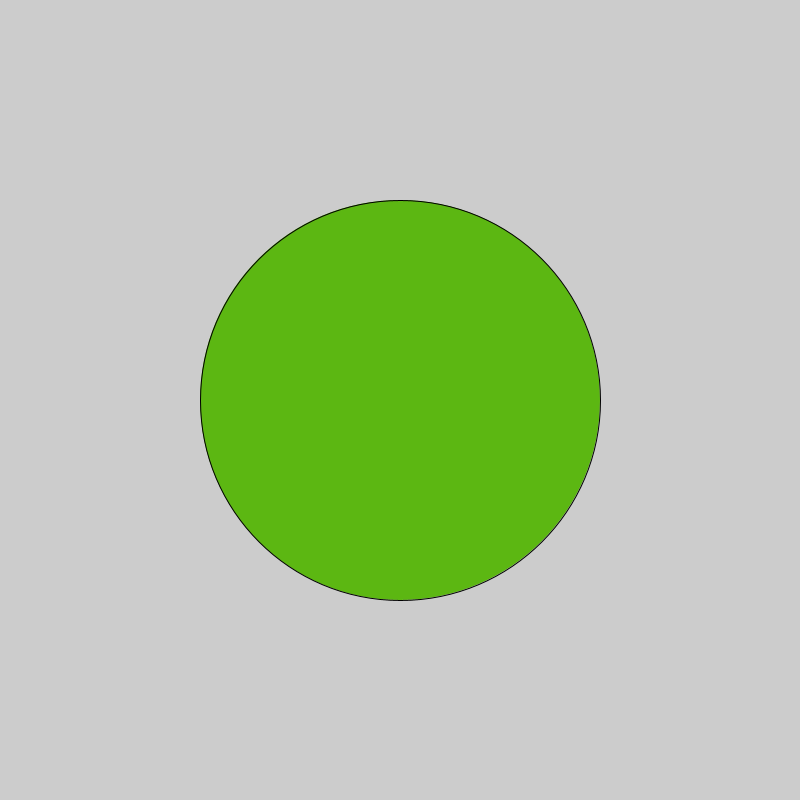
Frame 1 (no input)
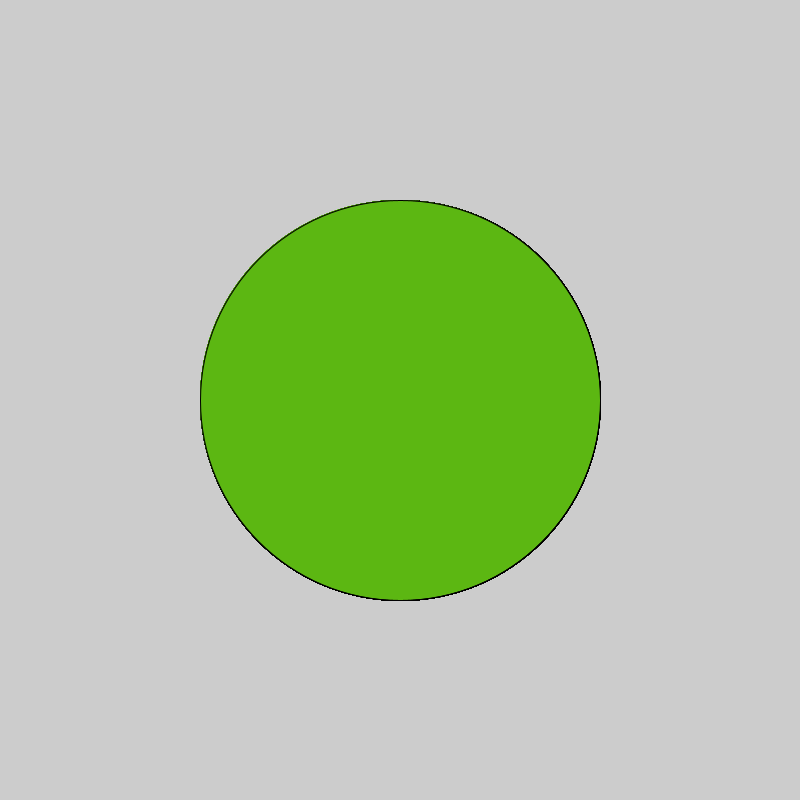
Frame 60 (the mouse pressed at the canvas centre just before this capture)
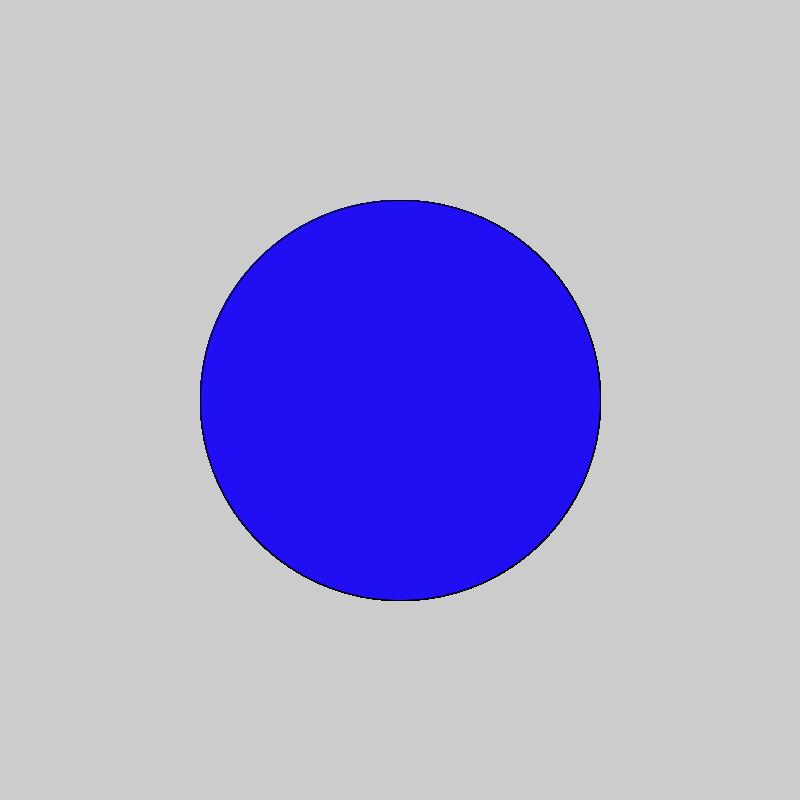
Frame 120 (the mouse held since frame 60 and released just before this capture)

The Processing sketch that drew these frames (run headless with seeded random() and noise(); from frame 60 on, the mouse is pressed at the canvas centre):

// Processing sketch: color_changing_circle_Eddie_hunter
// ── color_changing_circle_Eddie_hunter.pde
void setup(){ size(800,800);fill(#5CB712);}
void draw() {ellipse(400,400,400,400);if(mousePressed){fill(#200FF2);}}
